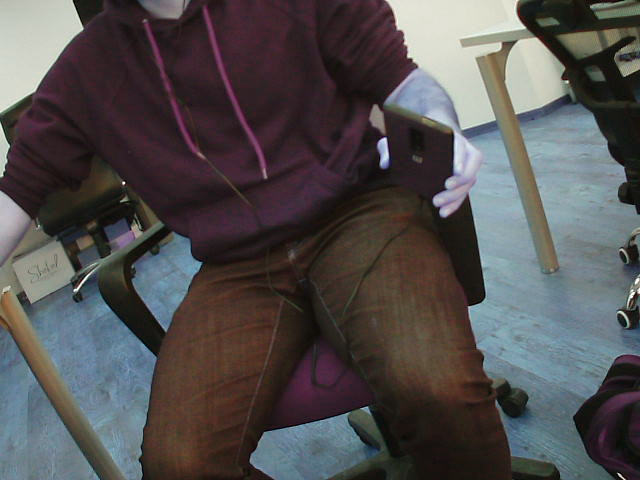
#> input picture scripts/rgbframe.png, 640 x 480 px
$ python utils.py
#> lines starting #> are read from the running program, lines starting #| are printed output that depends on the picture
from setup import Setup
import matplotlib.pyplot as plt
import numpy as np
import cv2 as cv

def calibrate_temperature(temp1, temp2, px1_val, px2_val):
    """
    Returns a mapping function
    temp1 & temp2 are the two real temperatures of the picked points
    px1_val & px2_val are the two pixels values
    """
    m = (temp1 - temp2) / (px1_val - px2_val)

    p = temp1 - m * px2_val
    temp_function = lambda dl: m*dl + p

    return temp_function

def find_matching_pts(img1, img2, draw=False, n_matching=3):

##    # Create sift detector
#    orb = cv.ORB_create()
    # Surf detector
    surf = cv.SURF_CREATE(400)

    kp1, des1 = surf.detectAndCompute(img1, None)
    kp2, des2 = surf.detectAndCompute(img2, None)

    # Create BFMatcher
    bf = cv.BFMatcher(cv.NORM_HAMMING, crossCheck=True)

    # Match descriptors
    matches = sorted(bf.match(des1, des2), key=lambda m: m.distance)

    if draw:
        outimg = np.array([])
        outimg = cv.drawMatches(img1, kp1, img2, kp2, matches1to2=matches[:n_matching], outImg=outimg, flags=2)
        plt.imshow(outimg);plt.show()

    # Return first 3 matches
    return matches[:n_matching]

def camera_project_point(cam1_3points, cam2_3points, point_to_convert):
    cam1_3points = np.float32(cam1_3points)
    cam2_3points = np.float32(cam2_3points)
    transform_mat = cv.getAffineTransform(cam1_3points, cam2_3points)
    converted = np.dot(transform_mat, np.array([point_to_convert[0], point_to_convert[1], 1])) # From the equation of the opencv doc cv.GetAffineTranform
    # [4 lines of commented-out code are left out]

    converted = np.uint(converted)

    # [6 lines of commented-out code are left out]

    return converted

if __name__ == "__main__":
    # Test matching pts
    img1 = cv.imread('rgbframe.png')
#> img1 is the input picture: shape (480, 640, 3); mean B, G, R 79.4, 78.8, 81.8
    img2 = cv.imread('thermframe.png')
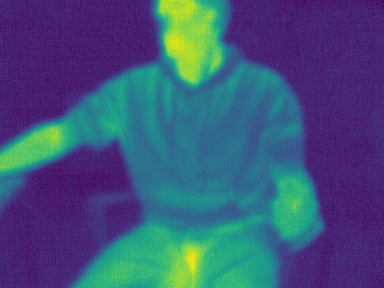
#> input picture scripts/thermframe.png, 384 x 288 px
#> img2 is the input picture: shape (288, 384, 3); mean B, G, R 122, 84.7, 62.7

    img1 = cv.cvtColor(img1, cv.COLOR_BGR2GRAY)
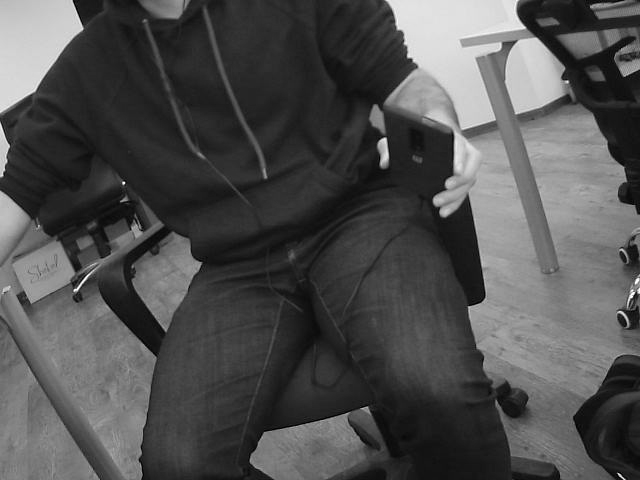
#> img1: shape (480, 640); min 0, max 255, mean 79.7
    img2 = cv.cvtColor(img2, cv.COLOR_BGR2GRAY)
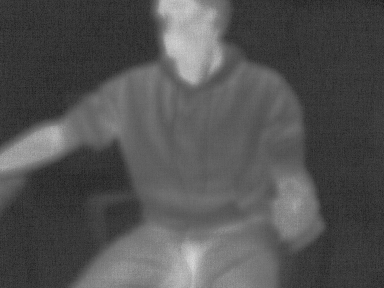
#> img2: shape (288, 384); min 30, max 215, mean 82.4
    matches = find_matching_pts(img1, img2, draw=True)
#> (the run stopped early here; a loop or call above may not have finished)
